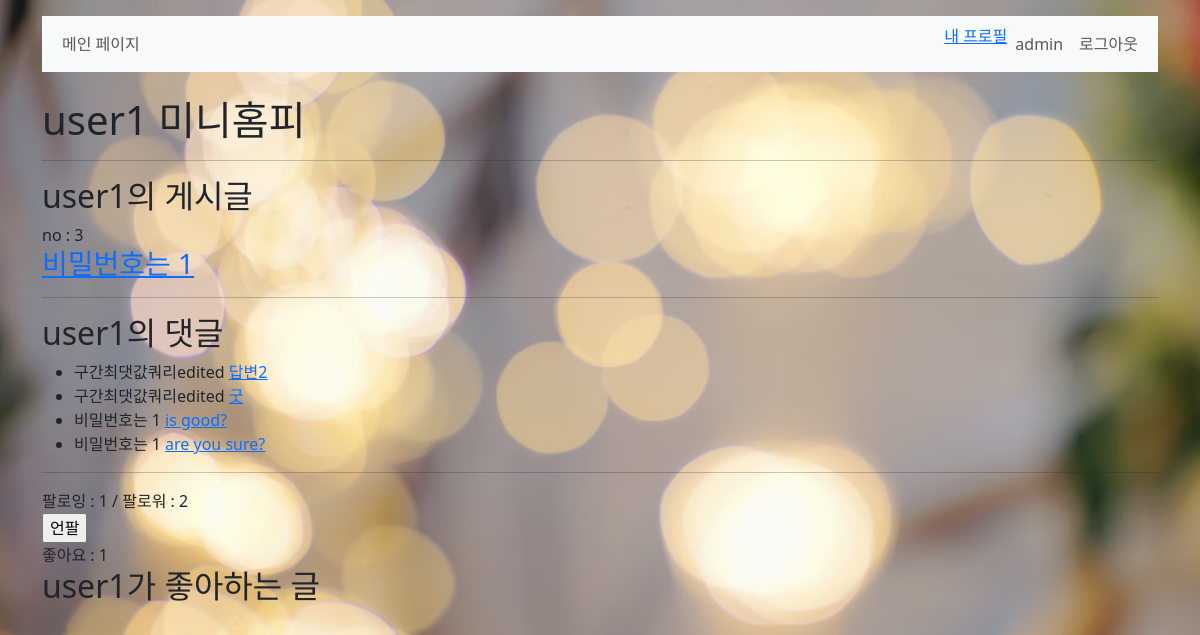
The app's page /accounts/profile/user1/ (signed in) with its own data.
### accounts/models.py (models this page shows)
class User(AbstractUser):
    following = models.ManyToManyField('self' , symmetrical=False , related_name='followers')

### boards/models.py (models this page shows)
class Board(models.Model):
    author = models.ForeignKey(settings.AUTH_USER_MODEL, on_delete=models.SET_NULL, null=True)
    title = models.CharField(max_length=20)
    content = models.TextField()
    created_at = models.DateTimeField(auto_now_add=True)
    updated_at = models.DateTimeField(auto_now=True)
    like_users = models.ManyToManyField(
        settings.AUTH_USER_MODEL, related_name='like_boards'
    )

class Comment(models.Model):
    author = models.ForeignKey(settings.AUTH_USER_MODEL, on_delete=models.SET_NULL, null=True)
    board = models.ForeignKey(Board, on_delete=models.CASCADE, related_name='comments')
    parent_comment = models.ForeignKey('self', on_delete=models.CASCADE, null=True, blank=True, related_name='replies')
    content = models.CharField(max_length=200)
    created_at = models.DateTimeField(auto_now_add=True)
    updated_at = models.DateTimeField(auto_now=True)

### accounts/views.py (the view)
# urls.py: path('profile/<str:username>/' , views.profile , name='profile'),
def profile(request, username):
    User = get_user_model()
    person = User.objects.get(username=username)
    context = {
        'person': person,
    }
    return render(request, 'accounts/profile.html', context)

### accounts/templates/accounts/profile.html (shortened to what this page needs)
{% extends "base.html" %}
{% block content %}
    <h1>{{person.username}} 미니홈피</h1>
    <hr>
    <h2>{{person.username}}의 게시글</h2>
    {% for board in person.board_set.all %}
        <div>no : {{board.pk}}</div>
        <a href="{% url "boards:detail" board.pk %}">
            <h3>
                {{board.title}}
            </h3>
        </a>
        <hr>
    {% endfor %}
    <h2>{{person.username}}의 댓글</h2>
    <ul>
        {% for comment in person.comment_set.all %}
        <li>
            <span>
                {{comment.board.title}}
            </span>
            <a href="{% url "boards:detail" comment.board.pk %}">
                {{comment.content}}
            </a>
        </li>
        {% endfor %}
    </ul>
    <hr>
    <div>
        <div>
            팔로잉 : {{person.following.all|length}} / 팔로워 : {{person.followers.all|length}}
        </div>
        {% if request.user != person %}
        <div>
            <form action="{% url "accounts:follow" person.pk %}" method='post'>
                {% if request.user in person.followers.all %}
                <input type="submit" value='언팔'>
                {% else %}
                <input type="submit" value="빨로윙">
                {% endif %}
            </form>
        </div>
        {% endif %}
    </div>
    <div>
        좋아요 : {{person.board_set.count}}
        <h2>{{person.username}}가 좋아하는 글</h2>
    </div>
{% endblock content %}

### templates/_navbar.html (shortened to what this page needs)
<nav class="navbar navbar-expand-lg bg-light">
  <div class="container-fluid">
    <div class="collapse navbar-collapse d-flex justify-content-between" id="navbarNav">
      <ul class="navbar-nav">
        <li class="nav-item">
          <a class="nav-link" aria-current="page" href="{% url 'boards:index' %}">메인 페이지</a>
        </li>
      </ul>
      <ul class="navbar-nav">
        {% if user.is_authenticated %}
          <li>
            <span>
              <a href="{% url "accounts:profile" user.username %}">내 프로필</a>
            </span>
          </li>
          <li>
            <span class="nav-link">{{ user }}</span>
          </li>
          <li>
            <a href="{% url "accounts:logout" %}" class="nav-link">로그아웃</a>
          </li>
        {% endif %}
      </ul>
    </div>
  </div>
</nav>

### records on screen
User: username "admin"
User: username "user1", following.all|length "1", followers.all|length "2", board_set.count "1"
Board: pk "3", title "비밀번호는 1"
Comment: board "구간최댓값쿼리edited", content "답변2"
Comment: board "구간최댓값쿼리edited", content "굿"
Comment: board "비밀번호는 1", content "is good?"
Comment: board "비밀번호는 1", content "are you sure?"
